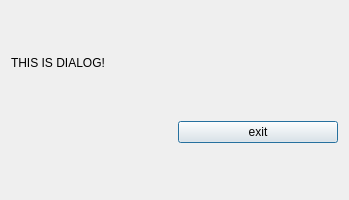
<?xml version="1.0" encoding="UTF-8"?>
<ui version="4.0">
 <class>CDialog</class>
 <widget class="QDialog" name="CDialog">
  <property name="geometry">
   <rect>
    <x>0</x>
    <y>0</y>
    <width>349</width>
    <height>200</height>
   </rect>
  </property>
  <property name="windowTitle">
   <string>DialogA</string>
  </property>
  <layout class="QGridLayout" name="gridLayout">
   <item row="1" column="1">
    <widget class="QPushButton" name="btnExit">
     <property name="text">
      <string>exit</string>
     </property>
    </widget>
   </item>
   <item row="0" column="0" colspan="2">
    <widget class="QLabel" name="label">
     <property name="sizePolicy">
      <sizepolicy hsizetype="Preferred" vsizetype="Fixed">
       <horstretch>0</horstretch>
       <verstretch>0</verstretch>
      </sizepolicy>
     </property>
     <property name="text">
      <string>THIS IS DIALOG!</string>
     </property>
    </widget>
   </item>
  </layout>
 </widget>
 <resources/>
 <connections/>
</ui>
